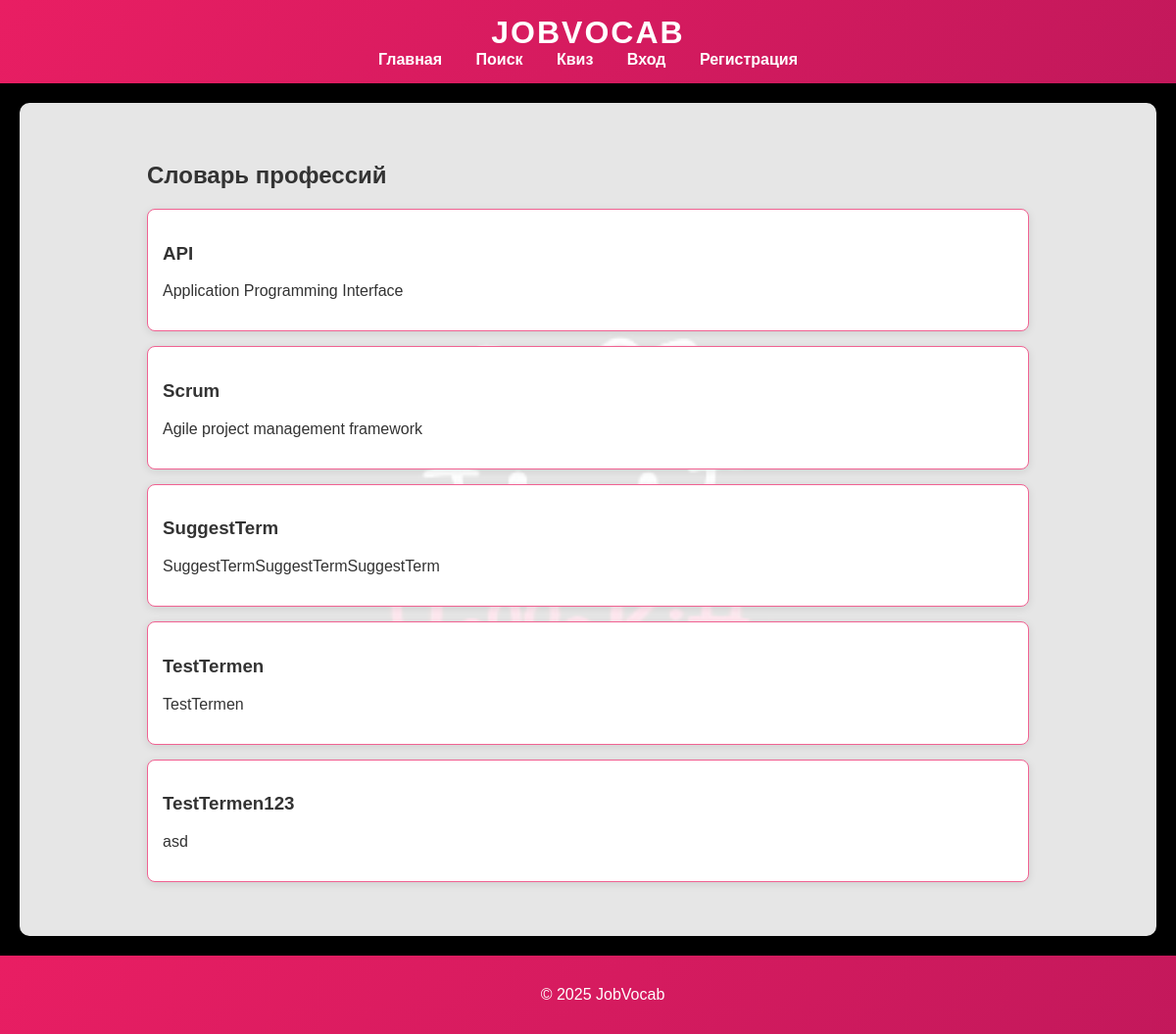
Before: / with the older database file.
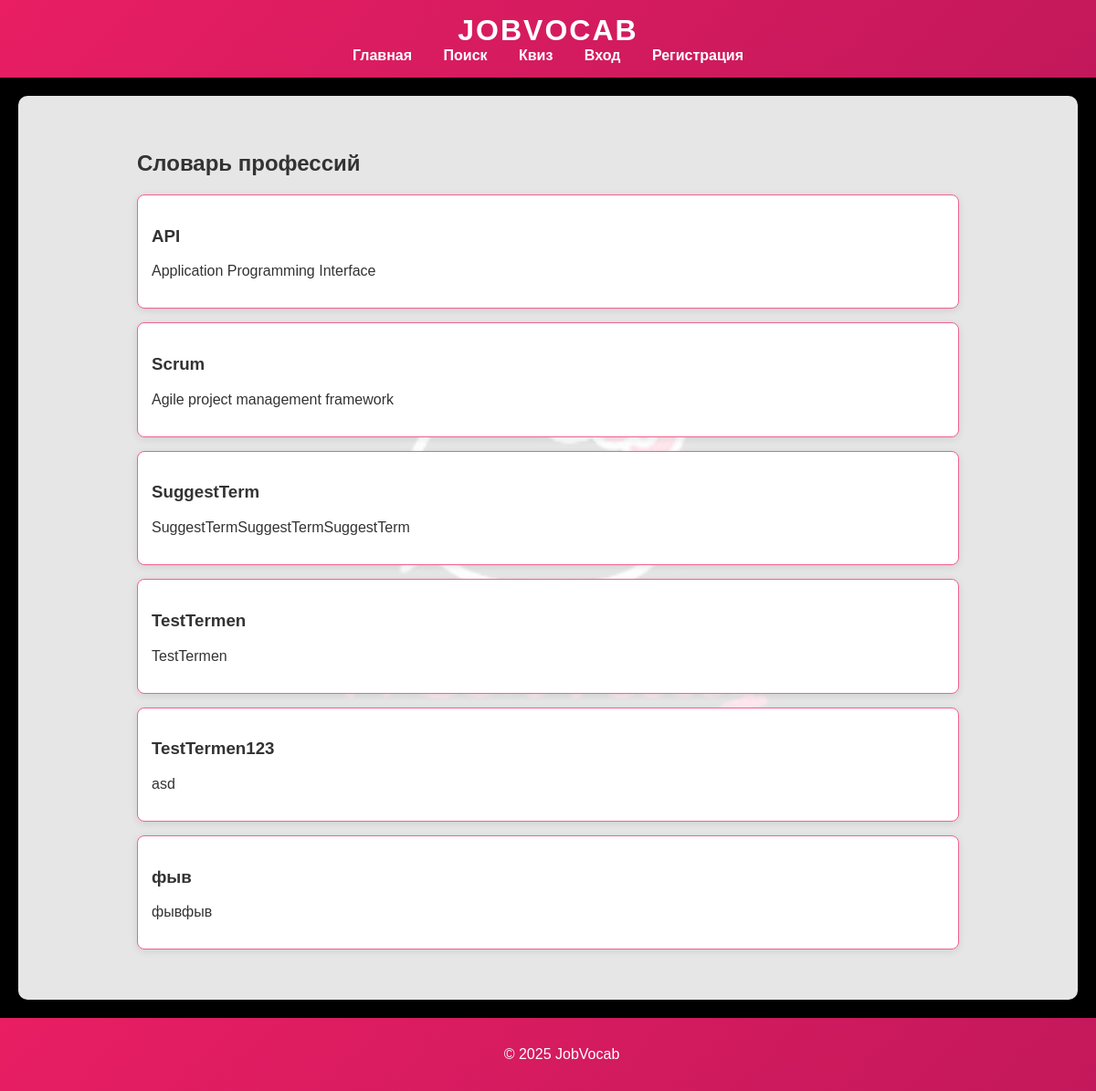
After: the same page with the newer database file.
### tables this page shows
CREATE TABLE terms (
        id INTEGER PRIMARY KEY AUTOINCREMENT,
        title TEXT NOT NULL,
        definition TEXT NOT NULL,
        status TEXT NOT NULL DEFAULT 'active',
        created_by INTEGER,
        created_at DATETIME DEFAULT CURRENT_TIMESTAMP,
        FOREIGN KEY (created_by) REFERENCES users(id)
    );

### app/views/public/index.php (called while the page is built, shortened)
<?php
include __DIR__ . '/../layouts/main.php';
?>

### app/controllers/PublicController.php (called while the page is built, shortened)
<?php
require_once __DIR__ . '/../models/Term.php';
class PublicController {
    public function index() {
        $terms = Term::getAll();
        require __DIR__ . '/../views/public/index.php';
    }
}
?>

### public/index.php (called while the page is built, shortened)
<?php
require_once __DIR__ . '/../app/routes.php';

### app/models/Term.php (called while the page is built, shortened)
<?php
class Term {
    private static $db;
    public static function init() {
        self::$db = getDatabaseConnection();
    }
    public static function getAll() {
        $stmt = self::$db->query('SELECT * FROM terms ORDER BY title');
        return $stmt->fetchAll(PDO::FETCH_ASSOC);
    }
}
?>

### app/views/public/index_content.php (the view)
<div class="container">
    <h2>Словарь профессий</h2>
    <div class="terms">
        <?php foreach ($terms as $term): ?>
            <div class="card">
                <h3><?php echo htmlspecialchars($term['title']); ?></h3>
                <p><?php echo htmlspecialchars($term['definition']); ?></p>
            </div>
        <?php endforeach; ?>
    </div>
</div>

### app/routes.php (shortened to what this page needs)
<?php
require_once __DIR__ . '/controllers/PublicController.php';
$uri = parse_url($_SERVER['REQUEST_URI'], PHP_URL_PATH);
if ($uri === '/' || $uri === '/index.php') {
    (new PublicController())->index();
} elseif ($uri === '/search') {
    (new PublicController())->search();
} elseif ($uri === '/quiz') {
    (new PublicController())->quiz();
} elseif ($uri === '/quiz/create') {
    (new PublicController())->createQuiz();
} elseif ($uri === '/quiz/result') {
    (new PublicController())->quizResult();
} elseif ($uri === '/login') {
    (new AuthController())->login();
} elseif ($uri === '/register') {
    (new AuthController())->register();
} elseif ($uri === '/logout') {
    (new AuthController())->logout();
} elseif ($uri === '/term/suggest') {
    (new TermController())->suggest();
} elseif ($uri === '/admin/dashboard') {
    (new AdminController())->dashboard();
} elseif ($uri === '/admin/terms') {
    (new AdminController())->manageTerms();
} elseif ($uri === '/admin/users') {
    (new AdminController())->manageUsers();
} elseif ($uri === '/admin/quizzes') {
    (new AdminController())->manageQuizzes();
} elseif ($uri === '/admin/suggestions') {
    (new AdminController())->manageSuggestions();
} else {
    http_response_code(404);
    echo "404 - Страница не найдена";
}
?>

### app/views/layouts/main.php (shortened to what this page needs)
<!DOCTYPE html>
<html lang="ru">
<head>
    <link rel="stylesheet" href="/css/style.css">
</head>
<body>
    <header>
        <h1>JobVocab</h1>
        <nav>
            <a href="/">Главная</a>
            <a href="/search">Поиск</a>
            <a href="/quiz">Квиз</a>
            <?php if (isset($_SESSION['user_id'])): ?>
                <?php if ($_SESSION['role'] === 'user'): ?>
                    <a href="/term/suggest">Предложить термин</a>
                <?php endif; ?>
                <?php if ($_SESSION['role'] === 'admin'): ?>
                    <a href="/admin/dashboard">Админ-панель</a>
                    <a href="/admin/suggestions">Предложения терминов</a>
                <?php endif; ?>
                <a href="/logout">Выйти</a>
            <?php else: ?>
                <a href="/login">Вход</a>
                <a href="/register">Регистрация</a>
            <?php endif; ?>
        </nav>
    </header>
    <main>
        <?php include $content; ?>
    </main>
    <footer>
        <p>© 2025 JobVocab</p>
    </footer>
</body>
</html>

### public/css/style.css (style rules this page uses)
body { font-family: 'Arial', sans-serif; margin: 0; padding: 0; min-height: 100vh; display: flex; flex-direction: column; background: url('./background.jpg') no-repeat center center fixed; background-size: cover; color: #333; }
header { background: linear-gradient(135deg, #e91e63, #c2185b); color: white; padding: 15px; text-align: center; box-shadow: 0 2px 5px rgba(0, 0, 0, 0.2); }
header h1 { margin: 0; font-size: 2em; text-transform: uppercase; letter-spacing: 2px; }
nav a { color: white; margin: 0 15px; text-decoration: none; font-weight: bold; transition: color 0.3s ease, transform 0.3s ease; }
main { padding: 20px; flex: 1; background: rgba(255, 255, 255, 0.9); border-radius: 10px; margin: 20px; box-shadow: 0 4px 10px rgba(0, 0, 0, 0.1); }
footer { background: linear-gradient(135deg, #e91e63, #c2185b); color: white; text-align: center; padding: 15px; width: 100%; box-shadow: 0 -2px 5px rgba(0, 0, 0, 0.2); }
.container { max-width: 900px; margin: 0 auto; padding: 20px; }
.card { border: 1px solid #f06292; padding: 15px; margin: 15px 0; border-radius: 8px; background: #fff; box-shadow: 0 2px 8px rgba(0, 0, 0, 0.1); }
main, .card, .term-item { animation: fadeIn 0.5s ease-in; }

Changed rows visible on the page:
added terms: title "фыв", definition "фывфыв"
